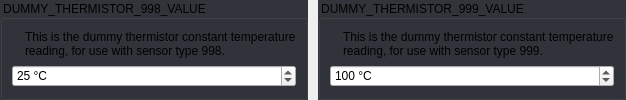
    <widget class="QWidget" name="widget_3" native="true">
     <layout class="QGridLayout" name="gridLayout_18">
      <property name="leftMargin">
       <number>0</number>
      </property>
      <property name="topMargin">
       <number>0</number>
      </property>
      <property name="rightMargin">
       <number>0</number>
      </property>
      <property name="bottomMargin">
       <number>0</number>
      </property>
      <property name="spacing">
       <number>10</number>
      </property>
      <item row="0" column="0">
       <widget class="QGroupBox" name="groupBox_15">
        <property name="focusPolicy">
         <enum>Qt::StrongFocus</enum>
        </property>
        <property name="styleSheet">
         <string notr="true">QGroupBox:!disabled {
	background: rgb(50, 52, 59);
}</string>
        </property>
        <property name="title">
         <string>DUMMY_THERMISTOR_998_VALUE</string>
        </property>
        <layout class="QGridLayout" name="gridLayout_20">
         <item row="0" column="0">
          <widget class="QLabel" name="label_3">
           <property name="sizePolicy">
            <sizepolicy hsizetype="Fixed" vsizetype="Fixed">
             <horstretch>0</horstretch>
             <verstretch>0</verstretch>
            </sizepolicy>
           </property>
           <property name="text">
            <string/>
           </property>
           <property name="pixmap">
            <pixmap resource="../resources/resources.qrc">:/info_FILL0_wght100_GRAD0_opsz20.svg</pixmap>
           </property>
          </widget>
         </item>
         <item row="0" column="1">
          <widget class="QLabel" name="label_4">
           <property name="text">
            <string>This is the dummy thermistor constant temperature reading, for use with sensor type 998.</string>
           </property>
           <property name="wordWrap">
            <bool>true</bool>
           </property>
          </widget>
         </item>
         <item row="1" column="0" colspan="2">
          <widget class="QSpinBox" name="uDummyThermistor998ValueSpinBox">
           <property name="suffix">
            <string> °C</string>
           </property>
           <property name="maximum">
            <number>500</number>
           </property>
           <property name="stepType">
            <enum>QAbstractSpinBox::AdaptiveDecimalStepType</enum>
           </property>
           <property name="value">
            <number>25</number>
           </property>
          </widget>
         </item>
        </layout>
       </widget>
      </item>
      <item row="0" column="1">
       <widget class="QGroupBox" name="groupBox_16">
        <property name="focusPolicy">
         <enum>Qt::StrongFocus</enum>
        </property>
        <property name="styleSheet">
         <string notr="true">QGroupBox:!disabled {
	background: rgb(50, 52, 59);
}</string>
        </property>
        <property name="title">
         <string>DUMMY_THERMISTOR_999_VALUE</string>
        </property>
        <layout class="QGridLayout" name="gridLayout_19">
         <item row="0" column="0">
          <widget class="QLabel" name="label_6">
           <property name="sizePolicy">
            <sizepolicy hsizetype="Fixed" vsizetype="Fixed">
             <horstretch>0</horstretch>
             <verstretch>0</verstretch>
            </sizepolicy>
           </property>
           <property name="text">
            <string/>
           </property>
           <property name="pixmap">
            <pixmap resource="../resources/resources.qrc">:/info_FILL0_wght100_GRAD0_opsz20.svg</pixmap>
           </property>
          </widget>
         </item>
         <item row="0" column="1">
          <widget class="QLabel" name="label_7">
           <property name="text">
            <string>This is the dummy thermistor constant temperature reading, for use with sensor type 999.</string>
           </property>
           <property name="wordWrap">
            <bool>true</bool>
           </property>
          </widget>
         </item>
         <item row="1" column="0" colspan="2">
          <widget class="QSpinBox" name="uDummyThermistor999ValueSpinBox">
           <property name="suffix">
            <string> °C</string>
           </property>
           <property name="maximum">
            <number>500</number>
           </property>
           <property name="stepType">
            <enum>QAbstractSpinBox::AdaptiveDecimalStepType</enum>
           </property>
           <property name="value">
            <number>100</number>
           </property>
          </widget>
         </item>
        </layout>
       </widget>
      </item>
     </layout>
    </widget>
